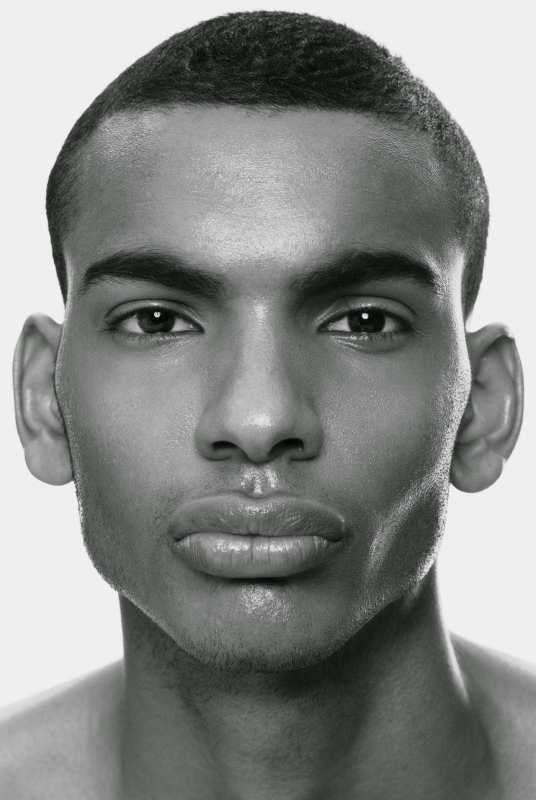
#> input picture Task2/Humans/1 (1046).jpg, 1072 x 1600 px, given in place of the camera (shown at 1/2 size)
$ jupyter execute --allow-errors Task2-MASK-DETECTOR.ipynb
#> lines starting #> are read from the running program, lines starting #| are printed output that depends on the picture
#> further down, frame is the input picture: shape (1600, 1072, 3); mean B, G, R 136, 137.5, 136.5
#> `faces = face_cascade.detectMultiScale(gray, scaleFactor=1.1, minNeighb..`: faces = [[102, 319, 843, 843]]
[cell 1]
import cv2
import numpy as np
from sklearn.model_selection import train_test_split
from sklearn.svm import SVC
import os

# Load the face detection classifier
face_cascade = cv2.CascadeClassifier('haarcascade_frontalface_default.xml')

# Load the dataset
mask_dir = r'C:\Users\divsh\Downloads\archive (2)\images\masks'
no_mask_dir = r'C:\Users\divsh\Downloads\archive (2)\images\without_masks'

#> (the rest of this cell did not finish here and is left out)

[cell 2]
# Open the webcam
cap = cv2.VideoCapture(0)

#> (the rest of this cell did not finish here and is left out)


$ run again, on Task2/Humans/1 (1153).jpg
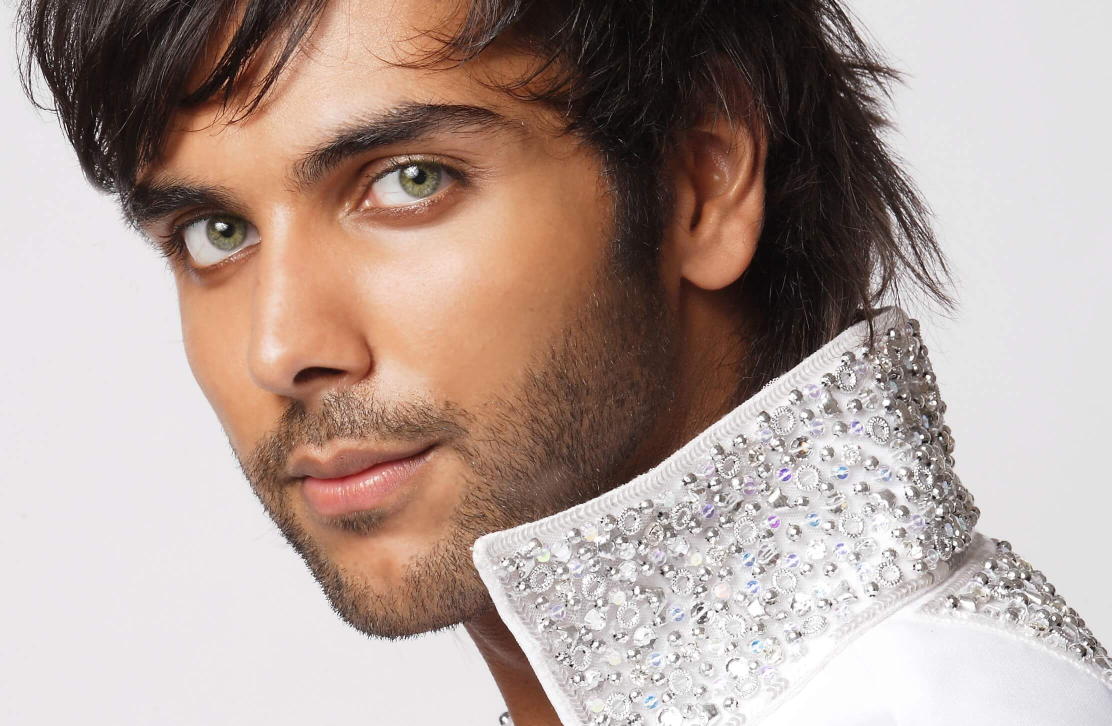
#> input picture Task2/Humans/1 (1153).jpg, 2223 x 1452 px, given in place of the camera (shown at 1/2 size)
#> frame is the input picture: shape (1452, 2223, 3); mean B, G, R 152.2, 159.4, 177.5
#> `gray = cv2.cvtColor(frame, cv2.COLOR_BGR2GRAY)`:
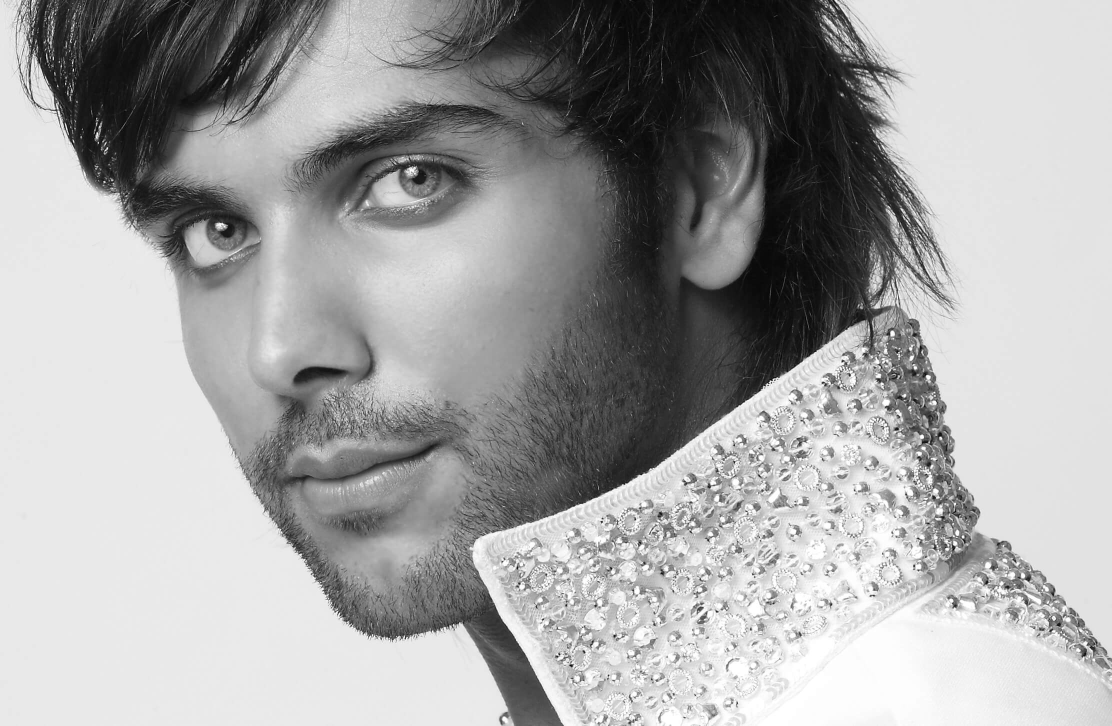
#> gray: shape (1452, 2223) (shown at 1/2 size); min 0, max 255, mean 163.9
#> faces = [[1852, 897, 72, 72], [1409, 310, 87, 87]]

$ run again, on Task2/Humans/1 (1199).jpg
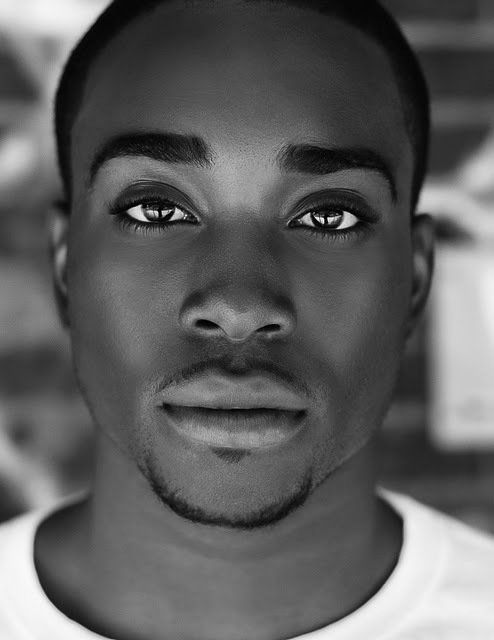
#> input picture Task2/Humans/1 (1199).jpg, 494 x 640 px, given in place of the camera
#> frame is the input picture: shape (640, 494, 3); min 0, max 255, mean 94.7
#> faces = [[28, 63, 442, 442]]

$ run again, on Task2/Humans/1 (1205).jpg
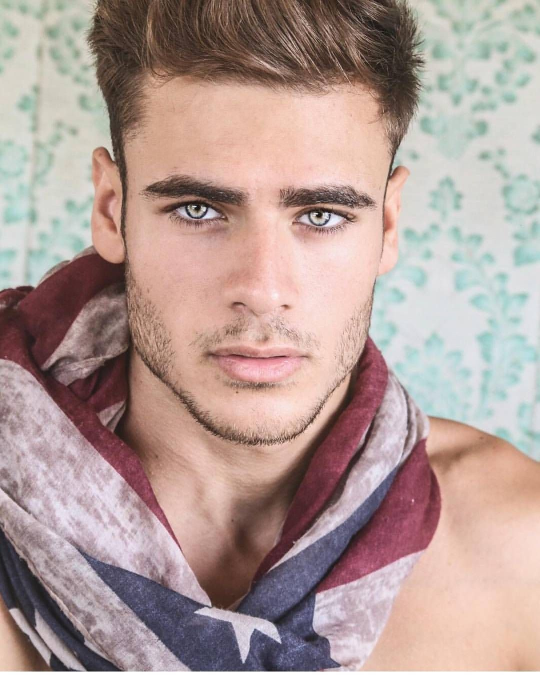
#> input picture Task2/Humans/1 (1205).jpg, 1080 x 1350 px, given in place of the camera (shown at 1/2 size)
#> frame is the input picture: shape (1350, 1080, 3); mean B, G, R 150.2, 155.2, 177.4
#> `gray = cv2.cvtColor(frame, cv2.COLOR_BGR2GRAY)`:
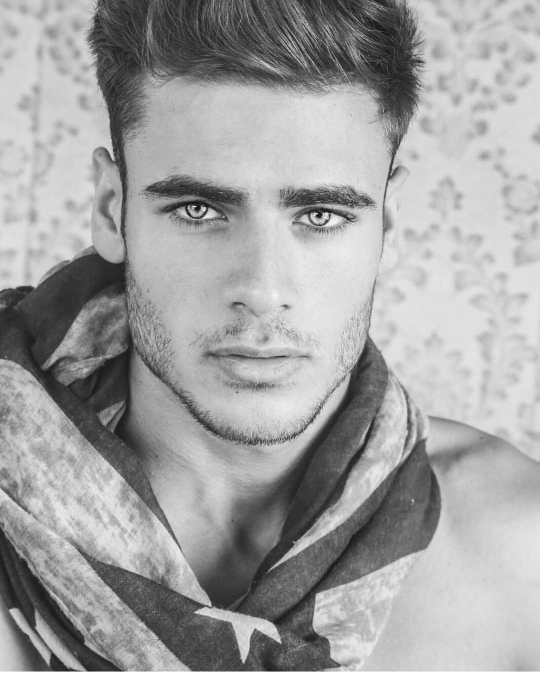
#> gray: shape (1350, 1080) (shown at 1/2 size); min 0, max 255, mean 161.2
#> faces = [[179, 168, 675, 675]]
